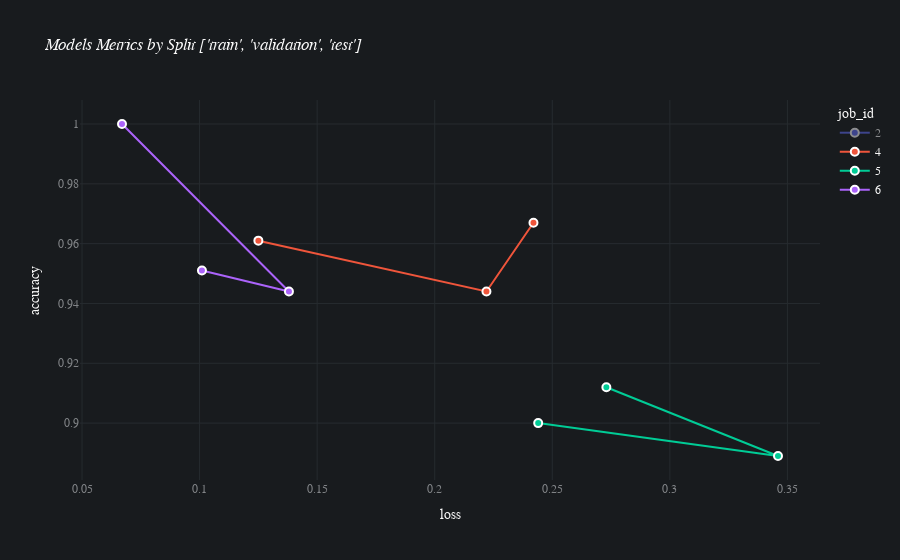

Write notebook code for a chart like this one.
### Code cell
batch.plot_evaluations(max_loss=0.35, min_accuracy=0.85)

### Figure 1 — Plotly figure (JSON) as saved in the notebook; plotly's stock layout.template omitted (floating-point values rounded to 4 significant figures)
{"data": [{"customdata": [[2, "train", 0.941, 0.166], [2, "validation", 0.889, 0.261], [2, "test", 0.9, 0.212]], "hovertemplate": "job_id=%{customdata[0]}<br>loss=%{customdata[3]}<br>accuracy=%{customdata[2]}<br>split=%{customdata[1]}<extra></extra>", "legendgroup": "2", "line": {"color": "#636efa", "dash": "solid", "width": 2}, "marker": {"line": {"color": "white", "width": 2}, "size": 8}, "mode": "markers+lines", "name": "2", "orientation": "v", "showlegend": true, "type": "scatter", "visible": "legendonly", "x": [0.166, 0.261, 0.212], "xaxis": "x", "y": [0.941, 0.889, 0.9], "yaxis": "y"}, {"customdata": [[4, "train", 0.961, 0.125], [4, "validation", 0.944, 0.222], [4, "test", 0.967, 0.242]], "hovertemplate": "job_id=%{customdata[0]}<br>loss=%{customdata[3]}<br>accuracy=%{customdata[2]}<br>split=%{customdata[1]}<extra></extra>", "legendgroup": "4", "line": {"color": "#EF553B", "dash": "solid", "width": 2}, "marker": {"line": {"color": "white", "width": 2}, "size": 8}, "mode": "markers+lines", "name": "4", "orientation": "v", "showlegend": true, "type": "scatter", "x": [0.125, 0.222, 0.242], "xaxis": "x", "y": [0.961, 0.944, 0.967], "yaxis": "y"}, {"customdata": [[5, "train", 0.912, 0.273], [5, "validation", 0.889, 0.346], [5, "test", 0.9, 0.244]], "hovertemplate": "job_id=%{customdata[0]}<br>loss=%{customdata[3]}<br>accuracy=%{customdata[2]}<br>split=%{customdata[1]}<extra></extra>", "legendgroup": "5", "line": {"color": "#00cc96", "dash": "solid", "width": 2}, "marker": {"line": {"color": "white", "width": 2}, "size": 8}, "mode": "markers+lines", "name": "5", "orientation": "v", "showlegend": true, "type": "scatter", "x": [0.273, 0.346, 0.244], "xaxis": "x", "y": [0.912, 0.889, 0.9], "yaxis": "y"}, {"customdata": [[6, "train", 0.951, 0.101], [6, "validation", 0.944, 0.138], [6, "test", 1, 0.067]], "hovertemplate": "job_id=%{customdata[0]}<br>loss=%{customdata[3]}<br>accuracy=%{customdata[2]}<br>split=%{customdata[1]}<extra></extra>", "legendgroup": "6", "line": {"color": "#ab63fa", "dash": "solid", "width": 2}, "marker": {"line": {"color": "white", "width": 2}, "size": 8}, "mode": "markers+lines", "name": "6", "orientation": "v", "showlegend": true, "type": "scatter", "x": [0.101, 0.138, 0.067], "xaxis": "x", "y": [0.951, 0.944, 1], "yaxis": "y"}], "layout": {"autosize": true, "font": {"color": "#FAFAFA", "family": "Avenir"}, "hoverlabel": {"bgcolor": "#0F0F0F", "font": {"family": "Avenir", "size": 15}}, "legend": {"title": {"text": "job_id"}, "tracegroupgap": 0}, "paper_bgcolor": "#181B1E", "plot_bgcolor": "#181B1E", "title": {"text": "<i>Models Metrics by Split ['train', 'validation', 'test']</i>"}, "xaxis": {"anchor": "y", "autorange": true, "domain": [0, 1], "gridcolor": "#262B2F", "range": [0.04958, 0.3634], "tickfont": {"color": "#818487"}, "title": {"text": "loss"}, "type": "linear"}, "yaxis": {"anchor": "x", "autorange": true, "domain": [0, 1], "gridcolor": "#262B2F", "range": [0.8812, 1.008], "tickfont": {"color": "#818487"}, "title": {"text": "accuracy"}, "type": "linear"}}}
